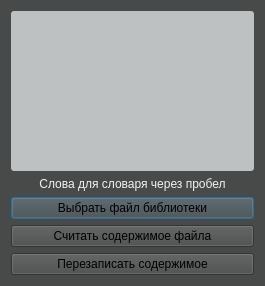
<?xml version="1.0" encoding="UTF-8"?>
<ui version="4.0">
 <class>SecondWindow</class>
 <widget class="QDialog" name="SecondWindow">
  <property name="geometry">
   <rect>
    <x>0</x>
    <y>0</y>
    <width>265</width>
    <height>286</height>
   </rect>
  </property>
  <property name="windowTitle">
   <string>Dialog</string>
  </property>
  <property name="styleSheet">
   <string notr="true">background-color:rgb(72, 73, 73);

</string>
  </property>
  <layout class="QHBoxLayout" name="horizontalLayout">
   <item>
    <layout class="QVBoxLayout" name="verticalLayout_2">
     <item>
      <widget class="QPlainTextEdit" name="txed">
       <property name="styleSheet">
        <string notr="true">background-color:rgb(190, 193, 193);
border-radius: 3px;
color: black;</string>
       </property>
      </widget>
     </item>
     <item>
      <widget class="QLabel" name="label">
       <property name="styleSheet">
        <string notr="true">text-align: center;
color:rgb(240, 244, 244);</string>
       </property>
       <property name="text">
        <string>Слова для словаря через пробел</string>
       </property>
       <property name="alignment">
        <set>Qt::AlignCenter</set>
       </property>
      </widget>
     </item>
     <item>
      <layout class="QVBoxLayout" name="verticalLayout">
       <item>
        <widget class="QPushButton" name="pushButton_3">
         <property name="styleSheet">
          <string notr="true">




QPushButton#pushButton_3:hover:!pressed
{

background-color: rgba(61, 170, 255,150)

};
 text-align: center;
color: rgb(235, 240, 240);
font: 14px;
border-color: rgb(169, 70, 66);
background-color: rgba(118, 179, 255,150);
border-radius: 6px;
border-width: thick;
margin: 2px;
</string>
         </property>
         <property name="text">
          <string>Выбрать файл библиотеки</string>
         </property>
        </widget>
       </item>
       <item>
        <widget class="QPushButton" name="pushButton_2">
         <property name="styleSheet">
          <string notr="true">




QPushButton#pushButton_2:hover:!pressed
{

background-color: rgba(61, 170, 255,150)

};
 text-align: center;
color: rgb(235, 240, 240);
font: 14px;
border-color: rgb(169, 70, 66);
background-color: rgba(118, 179, 255,150);
border-radius: 6px;
border-width: thick;
margin: 2px;
</string>
         </property>
         <property name="text">
          <string>Считать содержимое файла</string>
         </property>
        </widget>
       </item>
       <item>
        <widget class="QPushButton" name="pushButton">
         <property name="styleSheet">
          <string notr="true">




QPushButton#pushButton:hover:!pressed
{

background-color: rgba(61, 170, 255,150)

};
 text-align: center;
color: rgb(235, 240, 240);
font: 14px;
border-color: rgb(169, 70, 66);
background-color: rgba(118, 179, 255,150);
border-radius: 6px;
border-width: thick;
margin: 2px;

</string>
         </property>
         <property name="text">
          <string>Перезаписать содержимое</string>
         </property>
        </widget>
       </item>
      </layout>
     </item>
    </layout>
   </item>
  </layout>
 </widget>
 <resources/>
 <connections/>
</ui>
